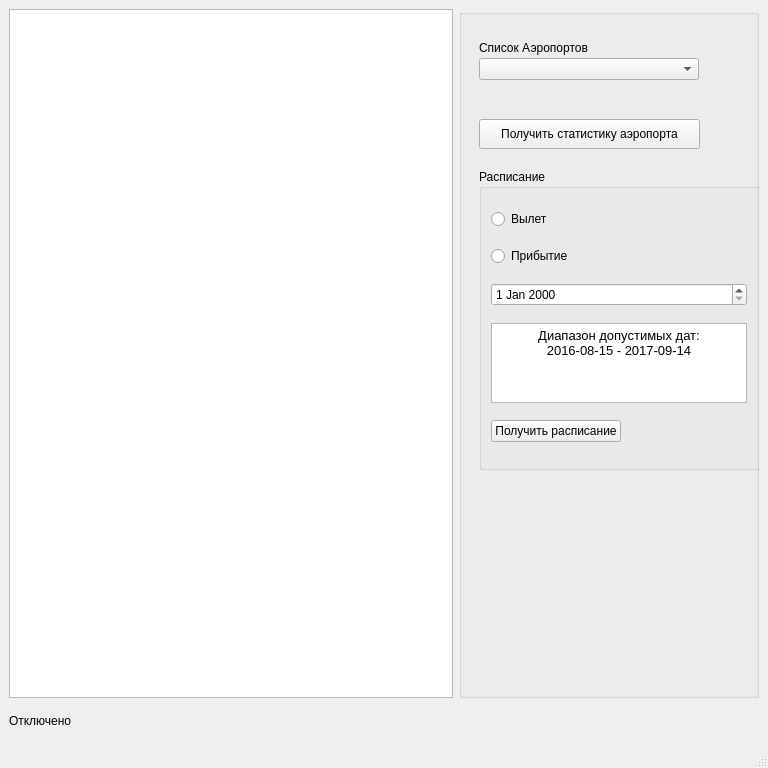
<?xml version="1.0" encoding="UTF-8"?>
<ui version="4.0">
 <class>MainWindow</class>
 <widget class="QMainWindow" name="MainWindow">
  <property name="geometry">
   <rect>
    <x>0</x>
    <y>0</y>
    <width>768</width>
    <height>768</height>
   </rect>
  </property>
  <property name="sizePolicy">
   <sizepolicy hsizetype="Minimum" vsizetype="Minimum">
    <horstretch>0</horstretch>
    <verstretch>0</verstretch>
   </sizepolicy>
  </property>
  <property name="minimumSize">
   <size>
    <width>768</width>
    <height>768</height>
   </size>
  </property>
  <property name="windowTitle">
   <string>MainWindow</string>
  </property>
  <widget class="QWidget" name="centralwidget">
   <layout class="QGridLayout" name="gridLayout">
    <item row="0" column="0">
     <widget class="QTableView" name="tv_AirPortsTable">
      <property name="sizePolicy">
       <sizepolicy hsizetype="Preferred" vsizetype="Minimum">
        <horstretch>0</horstretch>
        <verstretch>0</verstretch>
       </sizepolicy>
      </property>
      <property name="minimumSize">
       <size>
        <width>400</width>
        <height>689</height>
       </size>
      </property>
     </widget>
    </item>
    <item row="1" column="0">
     <widget class="QLabel" name="lb_statusConnect">
      <property name="sizePolicy">
       <sizepolicy hsizetype="Preferred" vsizetype="Preferred">
        <horstretch>0</horstretch>
        <verstretch>0</verstretch>
       </sizepolicy>
      </property>
      <property name="text">
       <string>Отключено</string>
      </property>
     </widget>
    </item>
    <item row="0" column="1">
     <widget class="QGroupBox" name="groupBox">
      <property name="sizePolicy">
       <sizepolicy hsizetype="Fixed" vsizetype="Preferred">
        <horstretch>0</horstretch>
        <verstretch>0</verstretch>
       </sizepolicy>
      </property>
      <property name="minimumSize">
       <size>
        <width>300</width>
        <height>250</height>
       </size>
      </property>
      <property name="title">
       <string/>
      </property>
      <widget class="QGroupBox" name="groupBox_3">
       <property name="geometry">
        <rect>
         <x>20</x>
         <y>160</y>
         <width>281</width>
         <height>301</height>
        </rect>
       </property>
       <property name="sizePolicy">
        <sizepolicy hsizetype="Fixed" vsizetype="Fixed">
         <horstretch>0</horstretch>
         <verstretch>0</verstretch>
        </sizepolicy>
       </property>
       <property name="title">
        <string>Расписание</string>
       </property>
       <layout class="QGridLayout" name="gridLayout_2">
        <item row="0" column="0">
         <widget class="QRadioButton" name="rb_departure">
          <property name="enabled">
           <bool>true</bool>
          </property>
          <property name="text">
           <string>Вылет</string>
          </property>
          <property name="autoRepeat">
           <bool>true</bool>
          </property>
         </widget>
        </item>
        <item row="1" column="0">
         <widget class="QRadioButton" name="rb_arrival">
          <property name="text">
           <string>Прибытие</string>
          </property>
          <property name="autoRepeat">
           <bool>true</bool>
          </property>
         </widget>
        </item>
        <item row="2" column="0">
         <widget class="QDateEdit" name="dt_dateEnter"/>
        </item>
        <item row="3" column="0">
         <widget class="QTextBrowser" name="textBrowser">
          <property name="sizePolicy">
           <sizepolicy hsizetype="Fixed" vsizetype="Fixed">
            <horstretch>0</horstretch>
            <verstretch>0</verstretch>
           </sizepolicy>
          </property>
          <property name="minimumSize">
           <size>
            <width>0</width>
            <height>80</height>
           </size>
          </property>
          <property name="maximumSize">
           <size>
            <width>16777215</width>
            <height>80</height>
           </size>
          </property>
          <property name="html">
           <string>&lt;!DOCTYPE HTML PUBLIC &quot;-//W3C//DTD HTML 4.0//EN&quot; &quot;http://www.w3.org/TR/REC-html40/strict.dtd&quot;&gt;
&lt;html&gt;&lt;head&gt;&lt;meta name=&quot;qrichtext&quot; content=&quot;1&quot; /&gt;&lt;meta charset=&quot;utf-8&quot; /&gt;&lt;style type=&quot;text/css&quot;&gt;
p, li { white-space: pre-wrap; }
hr { height: 1px; border-width: 0; }
li.unchecked::marker { content: &quot;\2610&quot;; }
li.checked::marker { content: &quot;\2612&quot;; }
&lt;/style&gt;&lt;/head&gt;&lt;body style=&quot; font-family:'Segoe UI'; font-size:9.5pt; font-weight:400; font-style:normal;&quot;&gt;
&lt;p align=&quot;center&quot; style=&quot; margin-top:0px; margin-bottom:0px; margin-left:0px; margin-right:0px; -qt-block-indent:0; text-indent:0px;&quot;&gt;Диапазон допустимых дат:&lt;/p&gt;
&lt;p align=&quot;center&quot; style=&quot; margin-top:0px; margin-bottom:0px; margin-left:0px; margin-right:0px; -qt-block-indent:0; text-indent:0px;&quot;&gt;2016-08-15 - 2017-09-14&lt;/p&gt;&lt;/body&gt;&lt;/html&gt;</string>
          </property>
         </widget>
        </item>
        <item row="4" column="0">
         <widget class="QPushButton" name="pb_request_shedule">
          <property name="sizePolicy">
           <sizepolicy hsizetype="Fixed" vsizetype="Fixed">
            <horstretch>0</horstretch>
            <verstretch>0</verstretch>
           </sizepolicy>
          </property>
          <property name="text">
           <string>Получить расписание</string>
          </property>
         </widget>
        </item>
       </layout>
      </widget>
      <widget class="QPushButton" name="pb_requestStats">
       <property name="geometry">
        <rect>
         <x>20</x>
         <y>110</y>
         <width>221</width>
         <height>30</height>
        </rect>
       </property>
       <property name="sizePolicy">
        <sizepolicy hsizetype="Preferred" vsizetype="Fixed">
         <horstretch>0</horstretch>
         <verstretch>0</verstretch>
        </sizepolicy>
       </property>
       <property name="text">
        <string>Получить статистику аэропорта</string>
       </property>
      </widget>
      <widget class="QComboBox" name="cb_AirportsList">
       <property name="geometry">
        <rect>
         <x>20</x>
         <y>49</y>
         <width>220</width>
         <height>22</height>
        </rect>
       </property>
       <property name="sizePolicy">
        <sizepolicy hsizetype="Fixed" vsizetype="Fixed">
         <horstretch>0</horstretch>
         <verstretch>0</verstretch>
        </sizepolicy>
       </property>
       <property name="minimumSize">
        <size>
         <width>220</width>
         <height>0</height>
        </size>
       </property>
      </widget>
      <widget class="QLabel" name="tl_AirportsList">
       <property name="geometry">
        <rect>
         <x>20</x>
         <y>31</y>
         <width>221</width>
         <height>16</height>
        </rect>
       </property>
       <property name="sizePolicy">
        <sizepolicy hsizetype="Fixed" vsizetype="Fixed">
         <horstretch>0</horstretch>
         <verstretch>0</verstretch>
        </sizepolicy>
       </property>
       <property name="text">
        <string>Список Аэропортов</string>
       </property>
      </widget>
     </widget>
    </item>
   </layout>
  </widget>
  <widget class="QMenuBar" name="menubar">
   <property name="geometry">
    <rect>
     <x>0</x>
     <y>0</y>
     <width>768</width>
     <height>19</height>
    </rect>
   </property>
  </widget>
  <widget class="QStatusBar" name="statusbar"/>
  <action name="act_addData">
   <property name="text">
    <string>Параметры подключения</string>
   </property>
  </action>
  <action name="act_connect">
   <property name="text">
    <string>Подключиться</string>
   </property>
  </action>
 </widget>
 <resources/>
 <connections/>
</ui>
